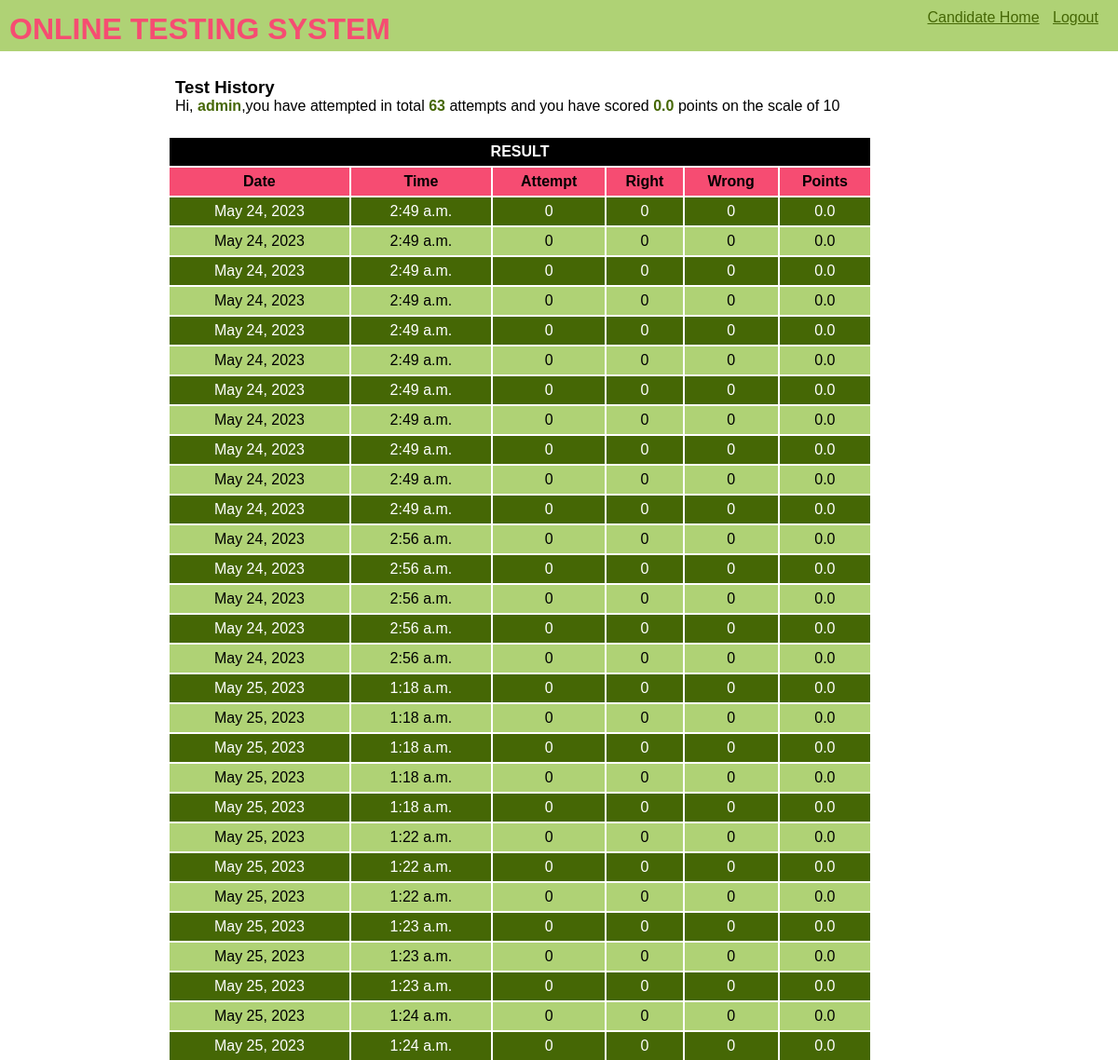
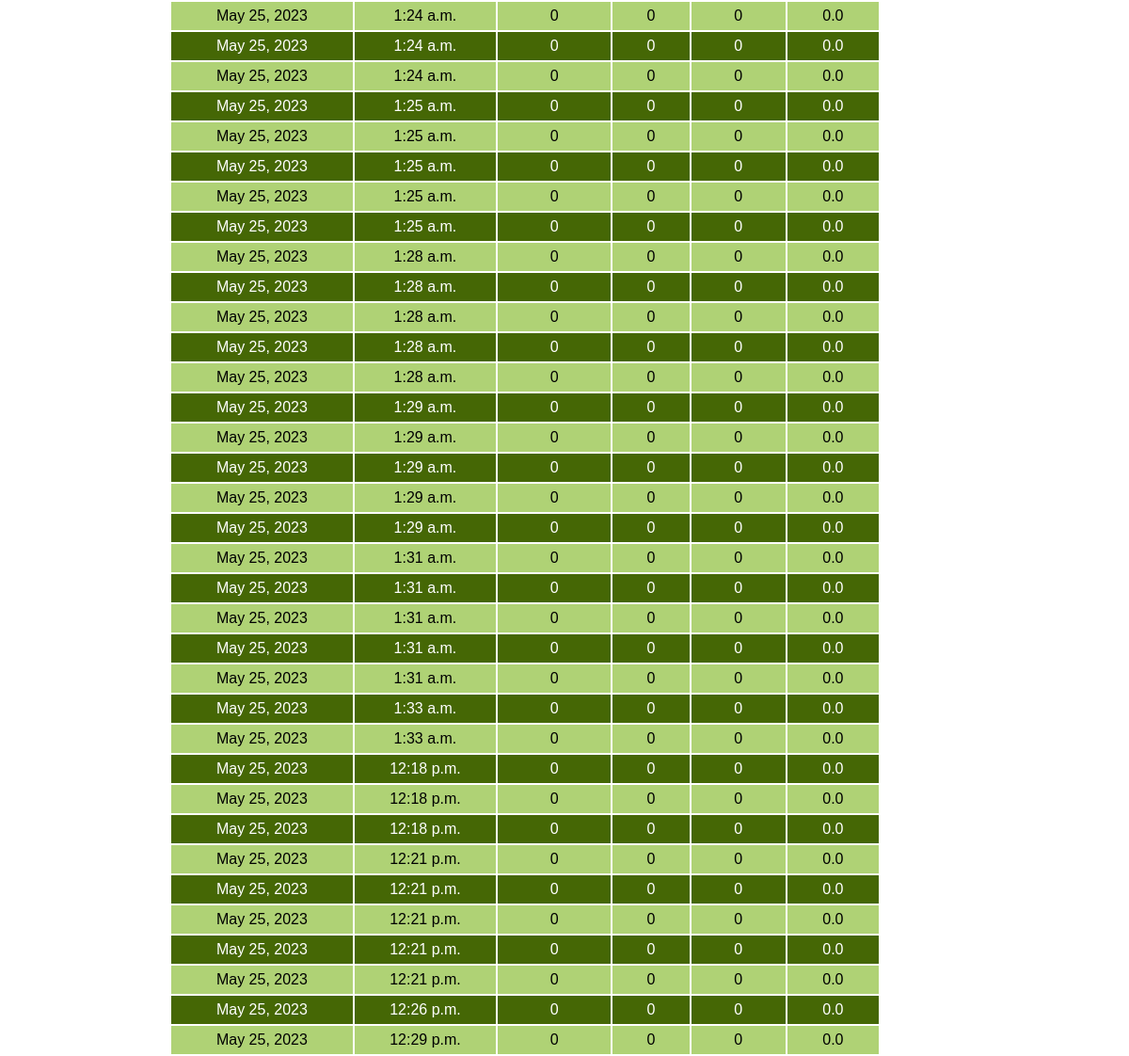
The page /OTS/test-history/ (signed in) on the database as committed earlier (2 pictures, top to bottom).
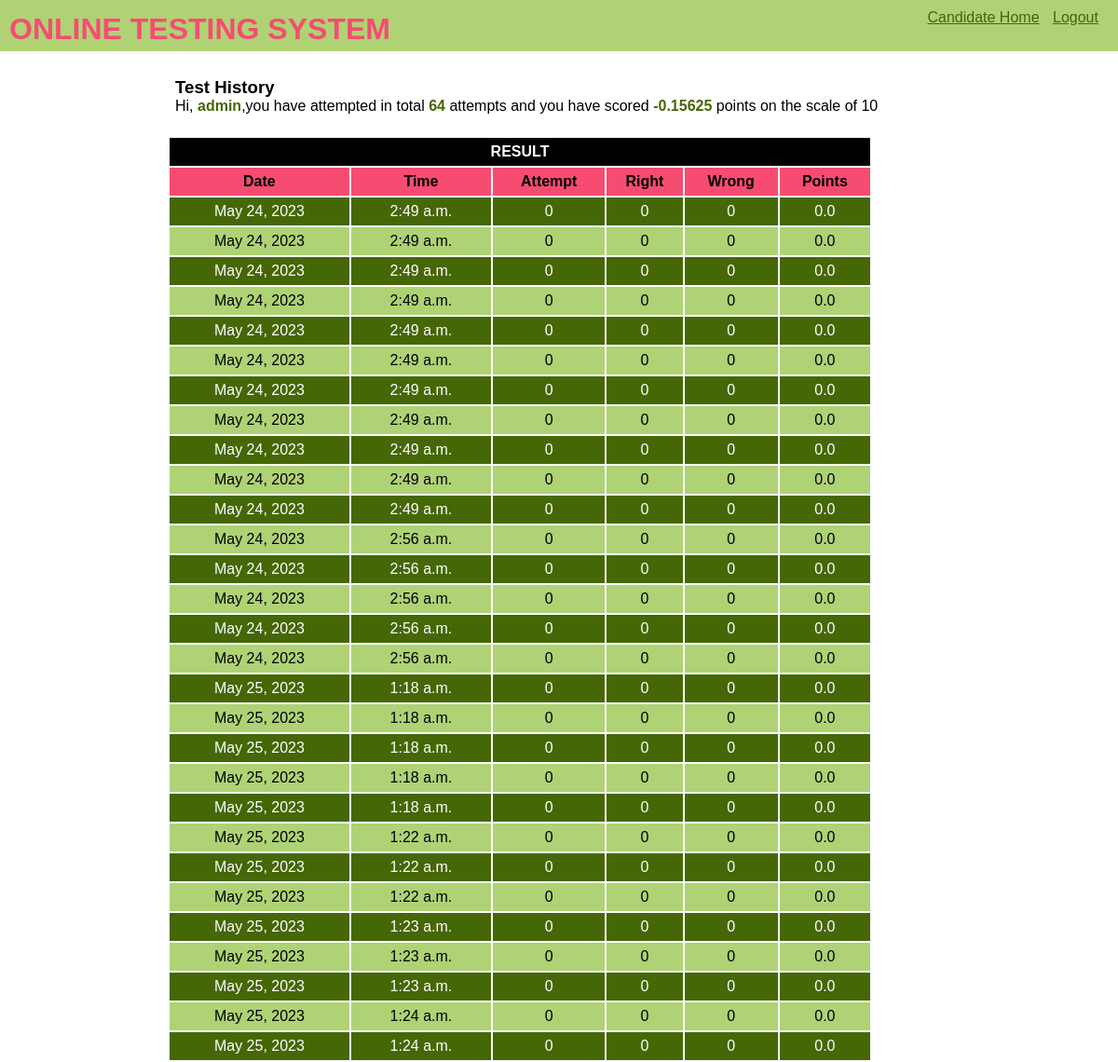
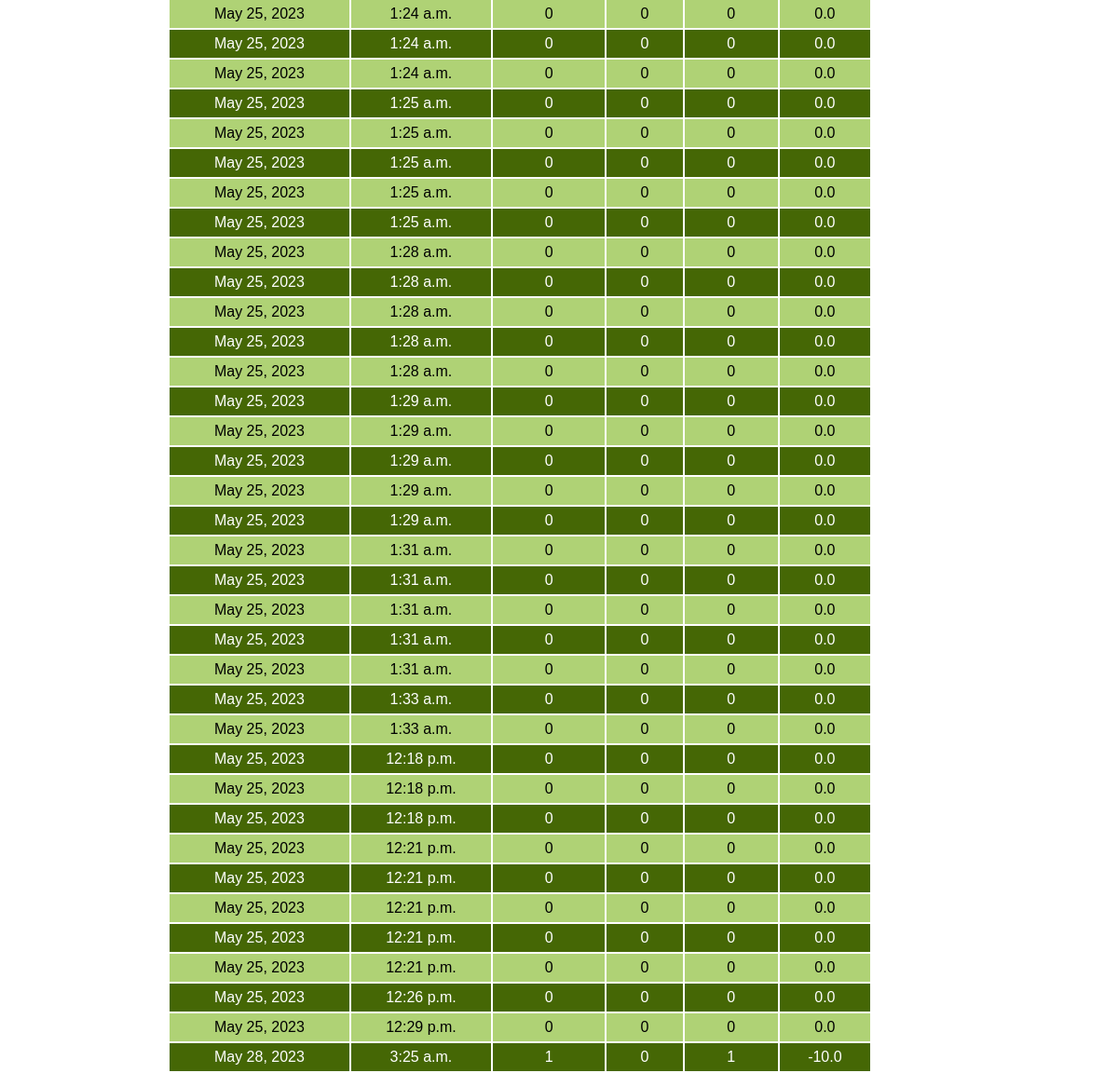
The same page on the database as committed later (2 pictures, top to bottom).
### OTS/models.py (models this page shows, shortened)
class Candidate(models.Model):
    username=models.CharField(primary_key=True,max_length=40)
    password=models.CharField(max_length=15,null=False)
    name=models.CharField(null=False,max_length=100)
    test_attempted=models.IntegerField(default=0)
    points=models.FloatField(default=0.0)

class Result(models.Model):
    resultid=models.BigAutoField(primary_key=True,auto_created=True)
    username=models.ForeignKey(Candidate,on_delete=models.CASCADE)
    date=models.DateField(auto_now=True)
    time=models.TimeField(auto_now=True)
    attempt=models.IntegerField(default=0)
    right=models.IntegerField(default=0)
    wrong=models.IntegerField(default=0)
    points=models.FloatField(default=0.0)

### OTS/views.py (the view)
# urls.py: path('test-history/',testResultHistory,name='testHistory'),
def testResultHistory(request):
    if 'name' not in request.session.keys():
        res=HttpResponseRedirect('login')
    candidate=Candidate.objects.get(username=request.session['username'])
    result=Result.objects.filter(username_id=candidate.username)
    context={'candidate':candidate,'result':result}
    res=render(request,'test_history.html',context)
    return res

### OTS/templates/test_history.html (shortened to what this page needs)
{% extends "master.html" %}
{% block menu %}
    <a href="{% url 'OTS:home'%}">Candidate Home</a>
    <a href="{% url 'OTS:login' %}">Logout</a>
{% endblock menu %}
{% block content %}
<div class="inner-content">
    <h3>Test History</h3>
    <p>Hi, <span class="special">{{candidate.username}}</span>,you have attempted in total <span class="special">{{candidate.test_attempted}}</span> attempts and you have scored <span class="special">{{candidate.points}}</span> points on the scale of 10</p>
</div>
<table>
    <thead>
        <tr>
            <th colspan="6">RESULT</th>
        </tr>
        <tr>
            <th>Date</th>
            <th>Time</th>
            <th>Attempt</th>
            <th>Right</th>
            <th>Wrong</th>
            <th>Points</th>
        </tr>
    </thead>
    <tbody>
        {% for r in result %}
        <tr>
            <td>{{r.date}}</td>
            <td>{{r.time}}</td>
            <td>{{r.attempt}}</td>
            <td>{{r.right}}</td>
            <td>{{r.wrong}}</td>
            <td>{{r.points}}</td>
        </tr>
        {% endfor %}
    </tbody>
</table>
{% endblock content %}

Rows that differ between the two databases and show on the page:
changed Candidate "admin": test_attempted "63" → "64"; points "0.0" → "-0.15625"
added Result: date "May 28, 2023", time "3:25 a.m.", attempt "1", right "0", wrong "1", points "-10.0"
